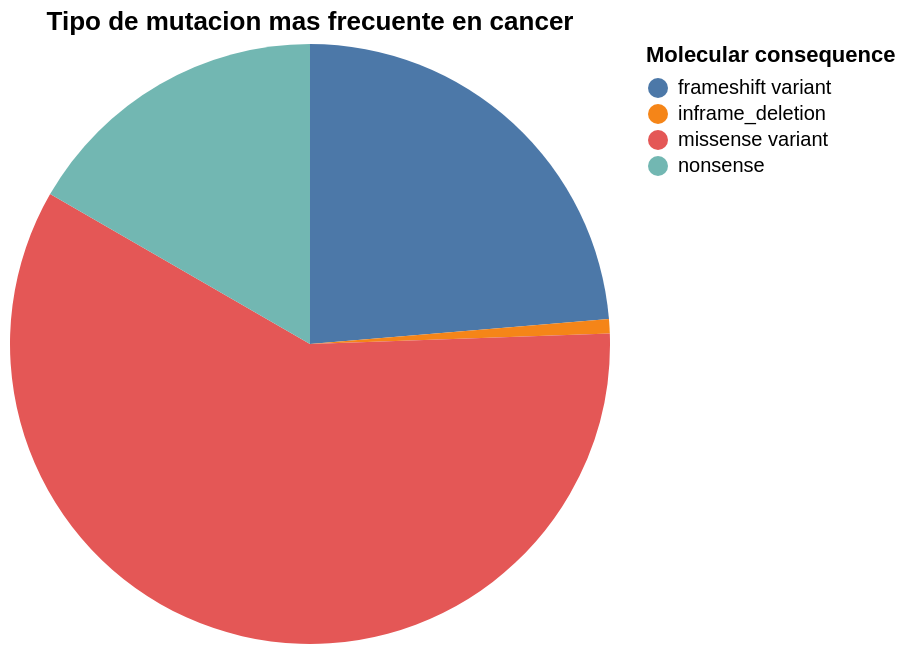

Notebook code cell kept with this figure:
### Code cell
base = alt.Chart(mutation_frequencies_consequence).mark_arc().encode(
    theta=alt.Theta('mutation_count:Q', sort='ascending'),  # Ordenar de mayor a menor,
    color="Molecular consequence"
).properties(
    title='Tipo de mutacion mas frecuente en cancer'
)


base

### Figure 1 — Vega-Lite specification as saved in the notebook (floating-point values rounded to 4 significant figures)
{"config": {"view": {"continuousWidth": 300, "continuousHeight": 300}}, "data": {"name": "data-edb1e93bde023d8fe68d1a8c202ef6b4"}, "mark": {"type": "arc"}, "encoding": {"color": {"field": "Molecular consequence", "type": "nominal"}, "theta": {"field": "mutation_count", "sort": "ascending", "type": "quantitative"}}, "title": "Tipo de mutacion mas frecuente en cancer", "$schema": "https://vega.github.io/schema/vega-lite/v5.16.3.json", "datasets": {"data-edb1e93bde023d8fe68d1a8c202ef6b4": [{"Molecular consequence": "frameshift variant", "mutation_count": 548, "mutation_frequency": 23.67}, {"Molecular consequence": "inframe_deletion", "mutation_count": 18, "mutation_frequency": 0.7775}, {"Molecular consequence": "missense variant", "mutation_count": 1363, "mutation_frequency": 58.88}, {"Molecular consequence": "nonsense", "mutation_count": 386, "mutation_frequency": 16.67}]}}
